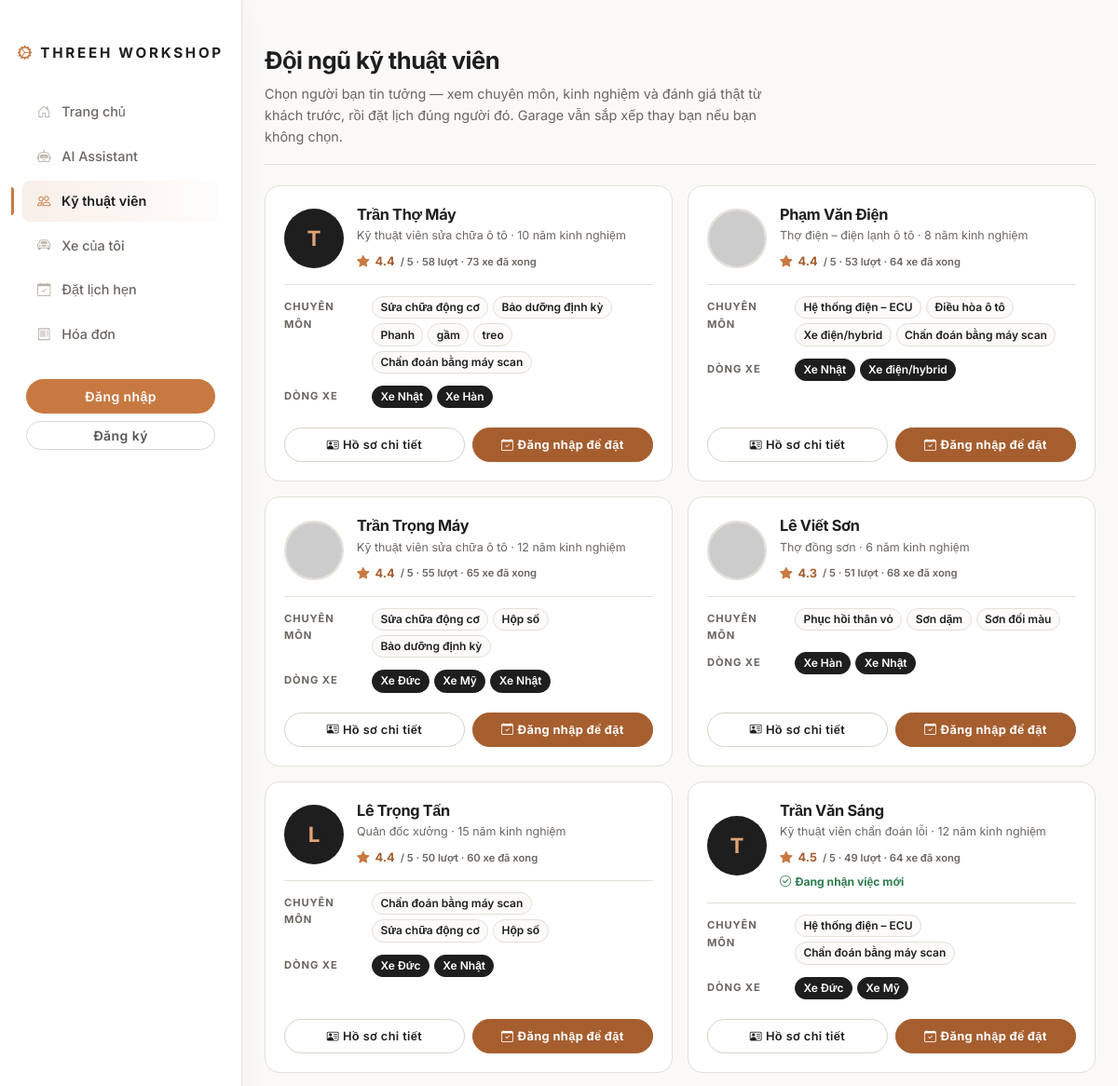
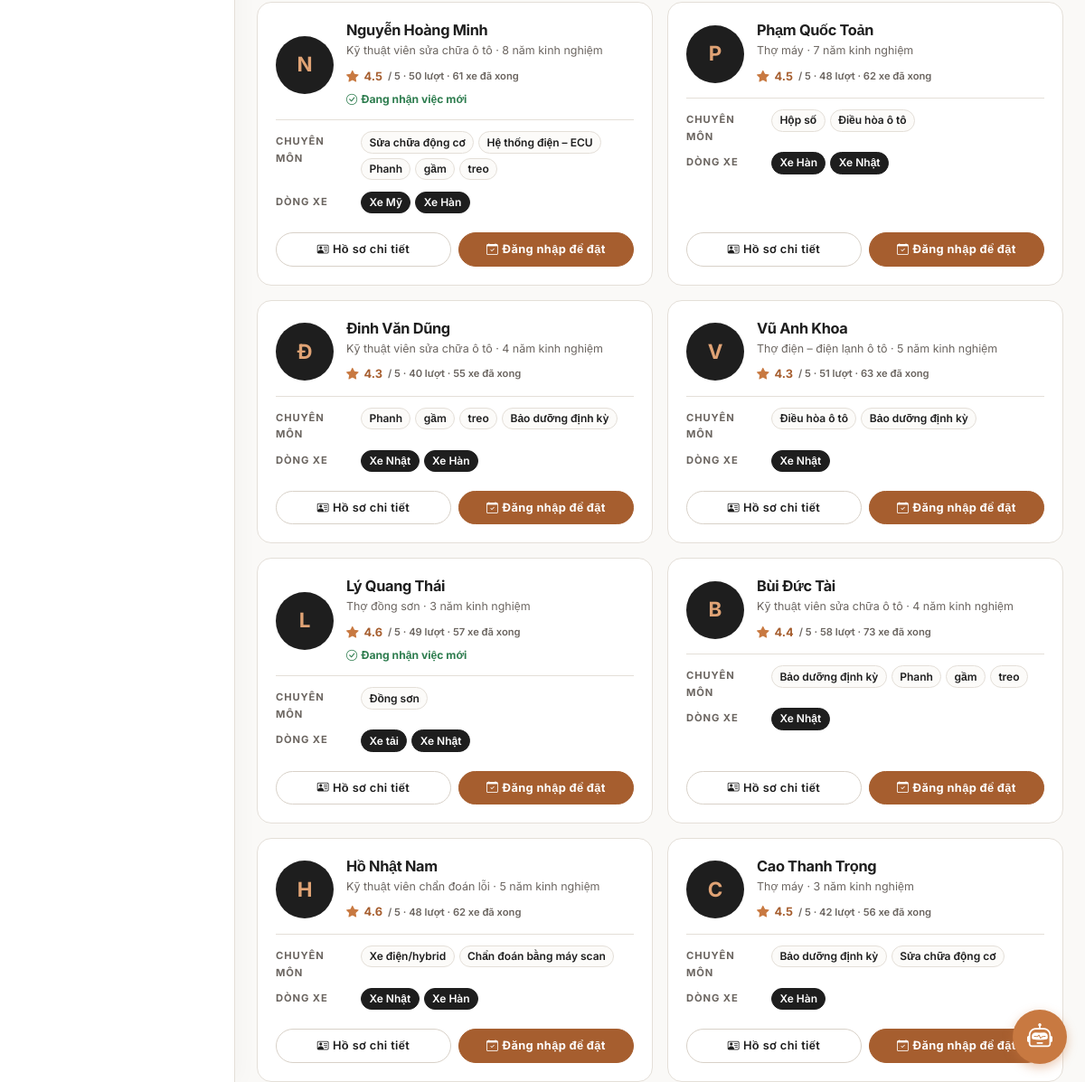
The app's page /our-team with its own data (2 pictures, top to bottom).
### app/models/models.py (models this page shows)
class User(Base):
    __tablename__ = "users"
    id = Column(Integer, primary_key=True, index=True)
    username = Column(String, unique=True, index=True)
    password_hash = Column(String)
    full_name = Column(String)
    phone = Column(String, nullable=True)
    email = Column(String, nullable=True)
    role = Column(String, default="customer") # roles: customer, technician, manager, admin
    address = Column(String, nullable=True)
    birth_date = Column(String, nullable=True) # YYYY-MM-DD
    preferred_contact = Column(String, nullable=True) # phone, zalo, email, facebook
    is_active = Column(Integer, default=1) # 1: đang hoạt động, 0: đã khóa
    leave_reason = Column(String, nullable=True) # Nghi viec | Di hoc nang cao | Trai nghiem | Khac
    leave_date = Column(String, nullable=True) # YYYY-MM-DD
    return_date = Column(String, nullable=True) # ngày quay lại (nếu có)
    vehicles = relationship("Vehicle", back_populates="owner")
    appointments = relationship("Appointment", foreign_keys="[Appointment.user_id]", back_populates="user")
    employee_profile = relationship("EmployeeProfile", back_populates="user", uselist=False)

class EmployeeProfile(Base):
    __tablename__ = "employee_profiles"
    id = Column(Integer, primary_key=True, index=True)
    user_id = Column(Integer, ForeignKey("users.id"), unique=True)
    dob_year = Column(Integer, nullable=True)
    gender = Column(String, nullable=True)
    avatar_url = Column(String, nullable=True)
    work_area = Column(String, nullable=True)
    job_title = Column(String, nullable=True)
    garage_name = Column(String, nullable=True)
    years_of_experience = Column(Integer, nullable=True)
    hire_date = Column(String, nullable=True)
    past_roles = Column(Text, nullable=True)
    technical_skills = Column(Text, nullable=True)
    education_school = Column(String, nullable=True)
    education_degree = Column(String, nullable=True)
    trade_certificates = Column(Text, nullable=True)
    brand_certificates = Column(Text, nullable=True)
    safety_certificates = Column(Text, nullable=True)
    past_garages = Column(Text, nullable=True)
    vehicle_types = Column(Text, nullable=True)
    key_projects = Column(Text, nullable=True)
    zalo_link = Column(String, nullable=True)
    facebook_link = Column(String, nullable=True)
    linkedin_link = Column(String, nullable=True)
    garage_address = Column(String, nullable=True)
    customer_rating_score = Column(Float, nullable=True)
    feedback_summary = Column(Text, nullable=True)
    social_profiles = Column(Text, nullable=True)
    tutorial_videos = Column(Text, nullable=True)
    tech_posts = Column(Text, nullable=True)
    community_participation = Column(Text, nullable=True)
    user = relationship("User", back_populates="employee_profile")

### app/routers/customer.py (the view)
@router.get("/our-team", response_class=HTMLResponse)
async def our_team(request: Request, db: Session = Depends(get_db)):
    user = get_current_user_from_cookie(request, db)
    technicians = db.query(User).filter(
        User.role == "technician", User.is_active != 0).all()
    tech_stats = {}
    for t in technicians:
        done_q = db.query(RepairOrder).filter(
            RepairOrder.technician_id == t.id, RepairOrder.status == "Completed")
        done_n = done_q.count()
        rated = [o.service_rating for o in done_q.all() if o.service_rating]
        avg = round(sum(rated) / len(rated), 1) if rated else None
        open_n = db.query(RepairOrder).filter(
            RepairOrder.technician_id == t.id,
            RepairOrder.status.in_(["Pending", "In Progress"])).count()
        tech_stats[t.id] = {"done": done_n, "avg": avg, "nrate": len(rated), "open": open_n}
    return templates.TemplateResponse(request=request, name="our_team.html", context={
        "user": user, "technicians": technicians, "tech_stats": tech_stats
    })

### app/templates/our_team.html (shortened to what this page needs)
{% extends "base.html" %}
{% block content %}
<div class="team-head">
    <h1>Đội ngũ kỹ thuật viên</h1>
    <p class="team-sub">Chọn người bạn tin tưởng — xem chuyên môn, kinh nghiệm và đánh giá thật từ khách trước, rồi đặt lịch đúng người đó. Garage vẫn sắp xếp thay bạn nếu bạn không chọn.</p>
</div>
<div class="team-grid">
    {% for tech in technicians %}
    {% set ep = tech.employee_profile %}
    <article class="tech">
        <div class="tech-top">
            {% if ep and ep.avatar_url %}
            <img src="{{ ep.avatar_url }}" alt="Ảnh {{ tech.full_name }}" class="tech-avatar" loading="lazy">
            {% else %}
            <div class="tech-avatar-fallback" aria-hidden="true">{{ tech.full_name[0] | upper }}</div>
            {% endif %}
            <div style="min-width:0;">
                <h2 class="tech-name">{{ tech.full_name }}</h2>
                <div class="tech-role">{{ ep.job_title if ep and ep.job_title else "Kỹ thuật viên" }}{% if ep and ep.years_of_experience %} · {{ ep.years_of_experience }} năm kinh nghiệm{% endif %}</div>
                <div class="tech-rating">
                    <i class="bi bi-star-fill" aria-hidden="true"></i>
                    {% set st = tech_stats.get(tech.id, {}) %}
                    {% set rating = st.get('avg') or (ep.customer_rating_score if ep and ep.customer_rating_score else 5.0) %}
                    {{ rating }} <small>/ 5{% if st.get('nrate') %} · {{ st.nrate }} lượt{% endif %} · {{ st.get('done', 0) }} xe đã xong</small>
                </div>
                {% if st.get('open', 0) == 0 %}
                <div class="mt-1" style="font-size:.76rem;font-weight:700;color:#2E7D4F;"><i class="bi bi-check-circle me-1"></i>Đang nhận việc mới</div>
                {% endif %}
            </div>
        </div>
        <div class="tech-meta">
            <div class="row-line">
                <span class="k">Chuyên môn</span>
                <span class="v">
                    {% if ep and ep.technical_skills %}
                        {% for skill in ep.technical_skills.split(',') %}<span class="pill">{{ skill.strip() }}</span>{% endfor %}
                    {% else %}
                        <span style="color:var(--lux-slate);font-weight:500;">Đang cập nhật — garage sẽ tư vấn khi bạn đặt lịch.</span>
                    {% endif %}
                </span>
            </div>
            <div class="row-line">
                <span class="k">Dòng xe</span>
                <span class="v">
                    {% if ep and ep.vehicle_types %}
                        {% for vt in ep.vehicle_types.split(',') %}<span class="pill dark">{{ vt.strip() }}</span>{% endfor %}
                    {% else %}
                        <span style="color:var(--lux-slate);font-weight:500;">Mọi dòng xe phổ thông</span>
                    {% endif %}
                </span>
            </div>
        </div>
        <div class="tech-acts">
            <a href="/our-team/{{ tech.id }}" class="btn btn-detail"><i class="bi bi-person-vcard me-1"></i>Hồ sơ chi tiết</a>
            {% if user and user.role == 'customer' %}
            <a href="/my-appointments?tech_id={{ tech.id }}#bookNow" class="btn btn-book"><i class="bi bi-calendar-check me-1"></i>Đặt với thợ này</a>
            {% elif not user %}
            <a href="/login?next=/our-team/{{ tech.id }}" class="btn btn-book"><i class="bi bi-calendar-check me-1"></i>Đăng nhập để đặt</a>
            {% endif %}
        </div>
    </article>
    {% endfor %}
</div>
{% endblock %}

### app/templates/base.html (shortened to what this page needs)
<!DOCTYPE html>
<html lang="vi">
<head>
    <link href="https://cdn.jsdelivr.net/npm/bootstrap@5.3.0/dist/css/bootstrap.min.css" rel="stylesheet">
    <link rel="stylesheet" href="https://cdn.jsdelivr.net/npm/bootstrap-icons@1.11.1/font/bootstrap-icons.css">
</head>
<body>
    <div class="container-fluid">
        <div class="row">
            <nav class="d-none d-md-block sidebar">
                <div class="position-sticky pt-3">
                    <h5 class="text-center mt-3"><i class="bi bi-gear-wide-connected" style="color: var(--copper-orange);"></i> THREEH WORKSHOP</h5>
                    <ul class="nav flex-column mt-2">
                        {% set path = request.url.path %}
                        <li class="nav-item">
                            <a class="nav-link{% if path == '/' %} active{% endif %}" href="/"><i class="bi bi-house-door me-2"></i> Trang chủ</a>
                        </li>
                        <li class="nav-item">
                            <a class="nav-link{% if path.startswith('/ai-assistant') %} active{% endif %}" href="/ai-assistant"><i class="bi bi-robot me-2"></i> AI Assistant</a>
                        </li>
                        <li class="nav-item">
                            <a class="nav-link{% if path.startswith('/our-team') %} active{% endif %}" href="/our-team"><i class="bi bi-people me-2"></i> Kỹ thuật viên</a>
                        </li>
                        {% if not user or user.role == 'customer' %}
                        <li class="nav-item">
                            <a class="nav-link{% if path.startswith('/my-vehicles') %} active{% endif %}" href="/my-vehicles"><i class="bi bi-car-front me-2"></i> Xe của tôi</a>
                        </li>
                        <li class="nav-item">
                            <a class="nav-link{% if path.startswith('/my-appointments') %} active{% endif %}" href="/my-appointments"><i class="bi bi-calendar-check me-2"></i> Đặt lịch hẹn</a>
                        </li>
                        <li class="nav-item">
                            <a class="nav-link{% if path.startswith('/my-invoices') %} active{% endif %}" href="/my-invoices"><i class="bi bi-receipt me-2"></i> Hóa đơn</a>
                        </li>
                        {% endif %}
                    </ul>
                    <div class="mt-4 px-3 pb-4">
                        {% if user %}
                        <a href="/logout" class="btn btn-sm btn-outline-dark w-100 opacity-75">Đăng xuất</a>
                        {% else %}
                        <a href="/login" class="btn btn-sm btn-primary w-100 mb-2" style="background-color: var(--copper-orange); border: none;">Đăng nhập</a>
                        <a href="/register" class="btn btn-sm btn-outline-dark w-100 opacity-75">Đăng ký</a>
                        {% endif %}
                    </div>
                </div>
            </nav>
            <main class="col-12 main-content px-3 px-md-4 mt-4">
                <div class="container-fluid px-0" style="max-width: 1280px;">
                    {% block content %}{% endblock %}
                </div>
            </main>
        </div>
    </div>
    <div class="chat-widget-btn" id="chatWidgetBtn">
        <i class="bi bi-robot"></i>
    </div>
</body>
</html>

### app/templates/base.html (style rules this page uses)
:root { --warm-white: #FAF9F7; --concrete-gray: #E9ECEF; --charcoal-black: #1E1E1E; --dark-graphite: #2D2D2D; --copper-orange: #C87941; --text-muted: #8C8C8C; --lux-ivory: #FCFBF9; --lux-sand: #F4F1EC; --lux-hairline: #E4DFD8; --lux-slate: #6B6560; --lux-bronze-deep: #A65E2F; --lux-graphite: #1E1E1E; }
body { background-color: var(--warm-white); font-family: 'Inter', sans-serif; color: var(--charcoal-black); line-height: 1.65; -webkit-font-smoothing: antialiased; }
.sidebar { position: fixed; top: 0; bottom: 0; left: 0; width: 260px; z-index: 100; overflow-x: hidden; overflow-y: auto; background-color: #FFFFFF; color: var(--charcoal-black); box-shadow: 4px 0 24px rgba(30,30,30,0.03); border-right: 1px solid var(--lux-hairline); padding-top: 1rem; }
.main-content { margin-left: 260px; width: calc(100% - 260px); min-width: 0; }
.sidebar h5 { color: var(--charcoal-black); font-weight: 700; margin-bottom: 30px; letter-spacing: 0.18em; font-size: 0.95rem; text-transform: uppercase; }
.sidebar a.nav-link { color: var(--lux-slate); text-decoration: none; display: block; padding: 10px 16px; border-radius: 8px; margin: 2px 12px; font-size: 0.9rem; font-weight: 500; position: relative; transition: color 0.25s ease, background-color 0.25s ease; }
.sidebar a.nav-link i { color: #B9B1A7; transition: color 0.25s ease; }
.sidebar a.nav-link.active { color: var(--lux-graphite); font-weight: 600; background: linear-gradient(90deg, rgba(200,121,65,0.12), rgba(200,121,65,0.02)); }
.sidebar a.nav-link.active i { color: var(--copper-orange); }
.sidebar a.nav-link.active::before { content: ""; position: absolute; left: -12px; top: 7px; bottom: 7px; width: 3px; border-radius: 0 3px 3px 0; background: var(--copper-orange); }
h1, h2, h3, h4, h5, h6 { font-weight: 600; letter-spacing: -0.02em; color: var(--lux-graphite); }
a { color: var(--copper-orange); text-decoration: none; transition: color 0.2s ease; }
.btn { border-radius: 999px; font-weight: 600; letter-spacing: 0.03em; transition: all 0.25s cubic-bezier(0.22, 1, 0.36, 1); }
.btn-primary { background-color: var(--charcoal-black); border-color: var(--charcoal-black); font-weight: 600; padding: 0.5rem 1.5rem; border-radius: 999px; }
.btn-outline-dark { border-color: #CFC9C1; color: var(--charcoal-black); }
::placeholder { color: #B5AFA8; }
.chat-widget-btn { position: fixed; bottom: 20px; right: 20px; width: 60px; height: 60px; border-radius: 50%; background-color: var(--copper-orange); color: white; display: flex; align-items: center; justify-content: center; font-size: 28px; box-shadow: 0 4px 12px rgba(200, 121, 65, 0.4); cursor: grab; z-index: 1000; transition: transform 0.3s ease; user-select: none; -webkit-user-select: none; touch-action: none; }

### records on screen
User: full_name "T", full_name "Trần Thợ Máy", rating "4.4", nrate "58", get "73", strip "Sửa chữa động cơ" "Bảo dưỡng định kỳ" "Phanh" "gầm" "treo" "Chẩn đoán bằng máy scan", strip "Xe Nhật" "Xe Hàn"
EmployeeProfile: job_title "Kỹ thuật viên sửa chữa ô tô", years_of_experience "10"
User: full_name "Phạm Văn Điện", rating "4.4", nrate "53", get "64", strip "Hệ thống điện – ECU" "Điều hòa ô tô" "Xe điện/hybrid" "Chẩn đoán bằng máy scan", strip "Xe Nhật" "Xe điện/hybrid"
EmployeeProfile: job_title "Thợ điện – điện lạnh ô tô", years_of_experience "8"
User: full_name "Trần Trọng Máy", rating "4.4", nrate "55", get "65", strip "Sửa chữa động cơ" "Hộp số" "Bảo dưỡng định kỳ", strip "Xe Đức" "Xe Mỹ" "Xe Nhật"
EmployeeProfile: job_title "Kỹ thuật viên sửa chữa ô tô", years_of_experience "12"
User: full_name "Lê Viết Sơn", rating "4.3", nrate "51", get "68", strip "Phục hồi thân vỏ" "Sơn dặm" "Sơn đổi màu", strip "Xe Hàn" "Xe Nhật"
EmployeeProfile: job_title "Thợ đồng sơn", years_of_experience "6"
User: full_name "L", full_name "Lê Trọng Tấn", rating "4.4", nrate "50", get "60", strip "Chẩn đoán bằng máy scan" "Sửa chữa động cơ" "Hộp số", strip "Xe Đức" "Xe Nhật"
EmployeeProfile: job_title "Quản đốc xưởng", years_of_experience "15"
User: full_name "T", full_name "Trần Văn Sáng", rating "4.5", nrate "49", get "64", shows "Đang nhận việc mới", strip "Hệ thống điện – ECU" "Chẩn đoán bằng máy scan", strip "Xe Đức" "Xe Mỹ"
EmployeeProfile: job_title "Kỹ thuật viên chẩn đoán lỗi", years_of_experience "12"
User: full_name "N", full_name "Nguyễn Hoàng Minh", rating "4.5", nrate "50", get "61", shows "Đang nhận việc mới", strip "Sửa chữa động cơ" "Hệ thống điện – ECU" "Phanh" "gầm" "treo", strip "Xe Mỹ" "Xe Hàn"
EmployeeProfile: job_title "Kỹ thuật viên sửa chữa ô tô", years_of_experience "8"
User: full_name "P", full_name "Phạm Quốc Toản", rating "4.5", nrate "48", get "62", strip "Hộp số" "Điều hòa ô tô", strip "Xe Hàn" "Xe Nhật"
EmployeeProfile: job_title "Thợ máy", years_of_experience "7"
User: full_name "Đ", full_name "Đinh Văn Dũng", rating "4.3", nrate "40", get "55", strip "Phanh" "gầm" "treo" "Bảo dưỡng định kỳ", strip "Xe Nhật" "Xe Hàn"
EmployeeProfile: job_title "Kỹ thuật viên sửa chữa ô tô", years_of_experience "4"
User: full_name "V", full_name "Vũ Anh Khoa", rating "4.3", nrate "51", get "63", strip "Điều hòa ô tô" "Bảo dưỡng định kỳ"
EmployeeProfile: job_title "Thợ điện – điện lạnh ô tô", years_of_experience "5", strip "Xe Nhật"
User: full_name "L", full_name "Lý Quang Thái", rating "4.6", nrate "49", get "57", shows "Đang nhận việc mới", strip "Xe tải" "Xe Nhật"
EmployeeProfile: job_title "Thợ đồng sơn", years_of_experience "3", strip "Đồng sơn"
User: full_name "B", full_name "Bùi Đức Tài", rating "4.4", nrate "58", get "73", strip "Bảo dưỡng định kỳ" "Phanh" "gầm" "treo"
EmployeeProfile: job_title "Kỹ thuật viên sửa chữa ô tô", years_of_experience "4", strip "Xe Nhật"
User: full_name "H", full_name "Hồ Nhật Nam", rating "4.6", nrate "48", get "62", strip "Xe điện/hybrid" "Chẩn đoán bằng máy scan", strip "Xe Nhật" "Xe Hàn"
EmployeeProfile: job_title "Kỹ thuật viên chẩn đoán lỗi", years_of_experience "5"
User: full_name "C", full_name "Cao Thanh Trọng", rating "4.5", nrate "42", get "56", strip "Bảo dưỡng định kỳ" "Sửa chữa động cơ"
EmployeeProfile: job_title "Thợ máy", years_of_experience "3", strip "Xe Hàn"
